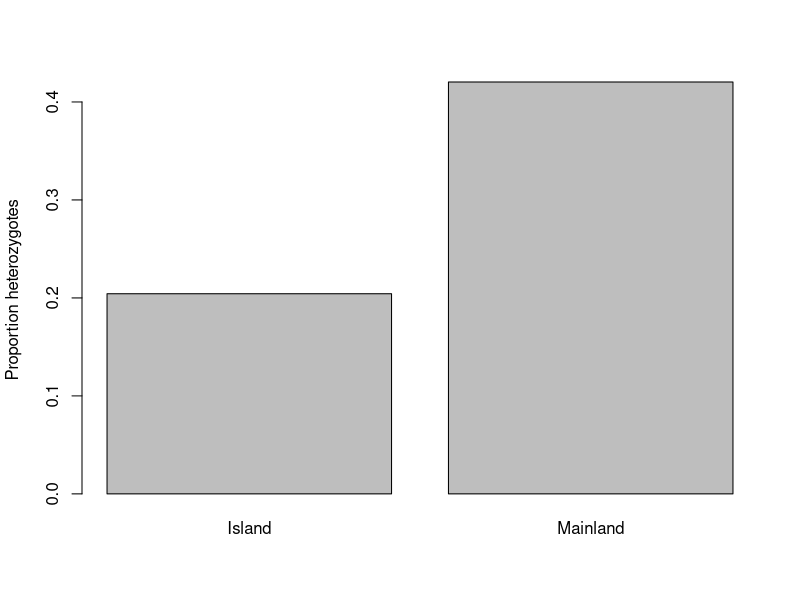

Here is the R script that generated this plot:
#Read in data
dd <- read.csv("Data/Microsat_data.csv")

#Create a heterozygote/homozygote column
dd$Het <- ifelse(dd$Allele_1 == dd$Allele_2,"Homozygote","Heterozygote")

#Calculate heterozygote frequencies for each population
het_freqs <- table(dd$Het,dd$Pop)["Heterozygote",]/table(dd$Pop)

#Make a bar plot
barplot(het_freqs,ylab = "Proportion heterozygotes")

#Perform a Chi-squared test
chisq.test(dd$Het,dd$Pop)
